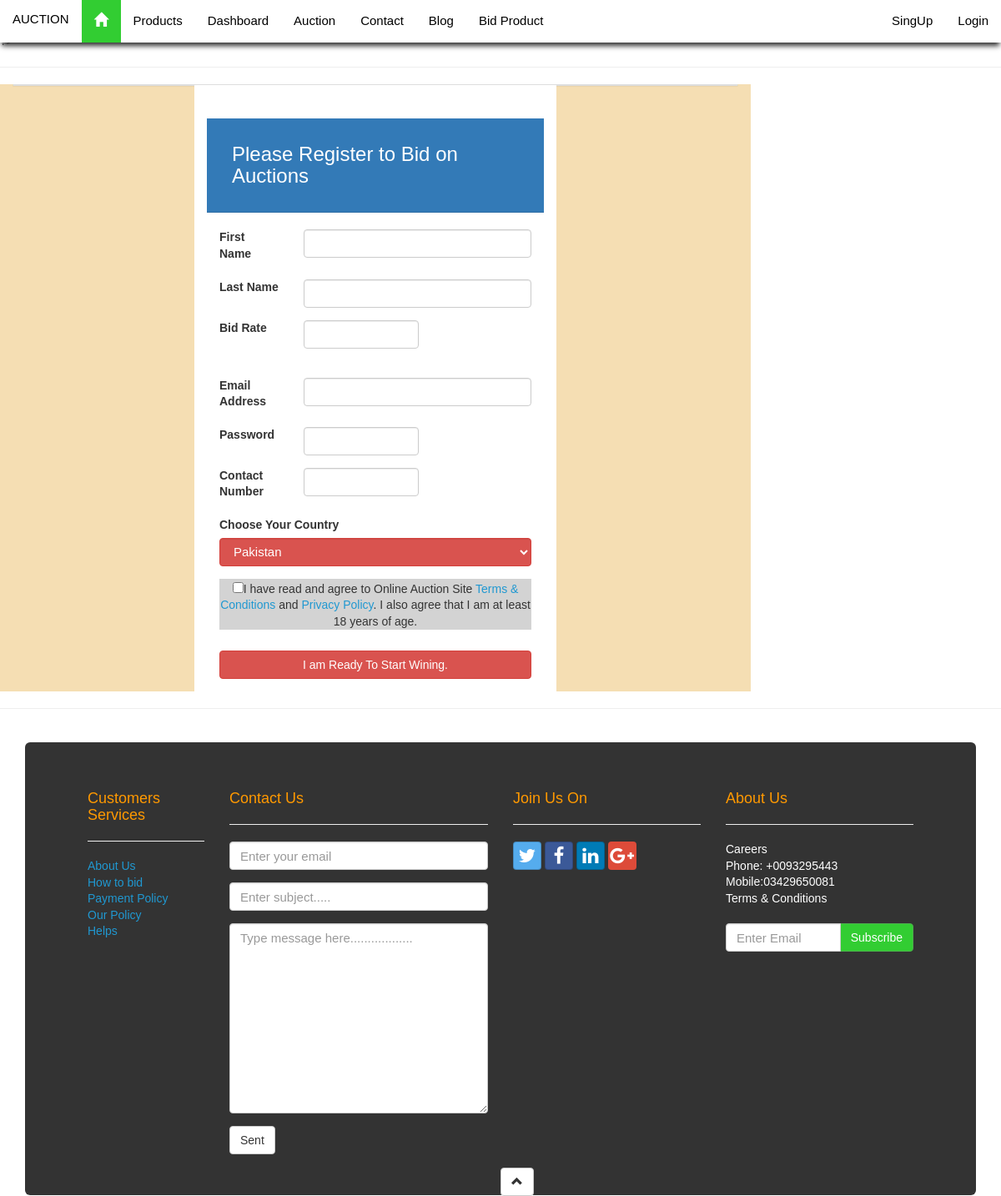
Page /bid_now.php?id=uzair@gmail.com on the earlier database version.
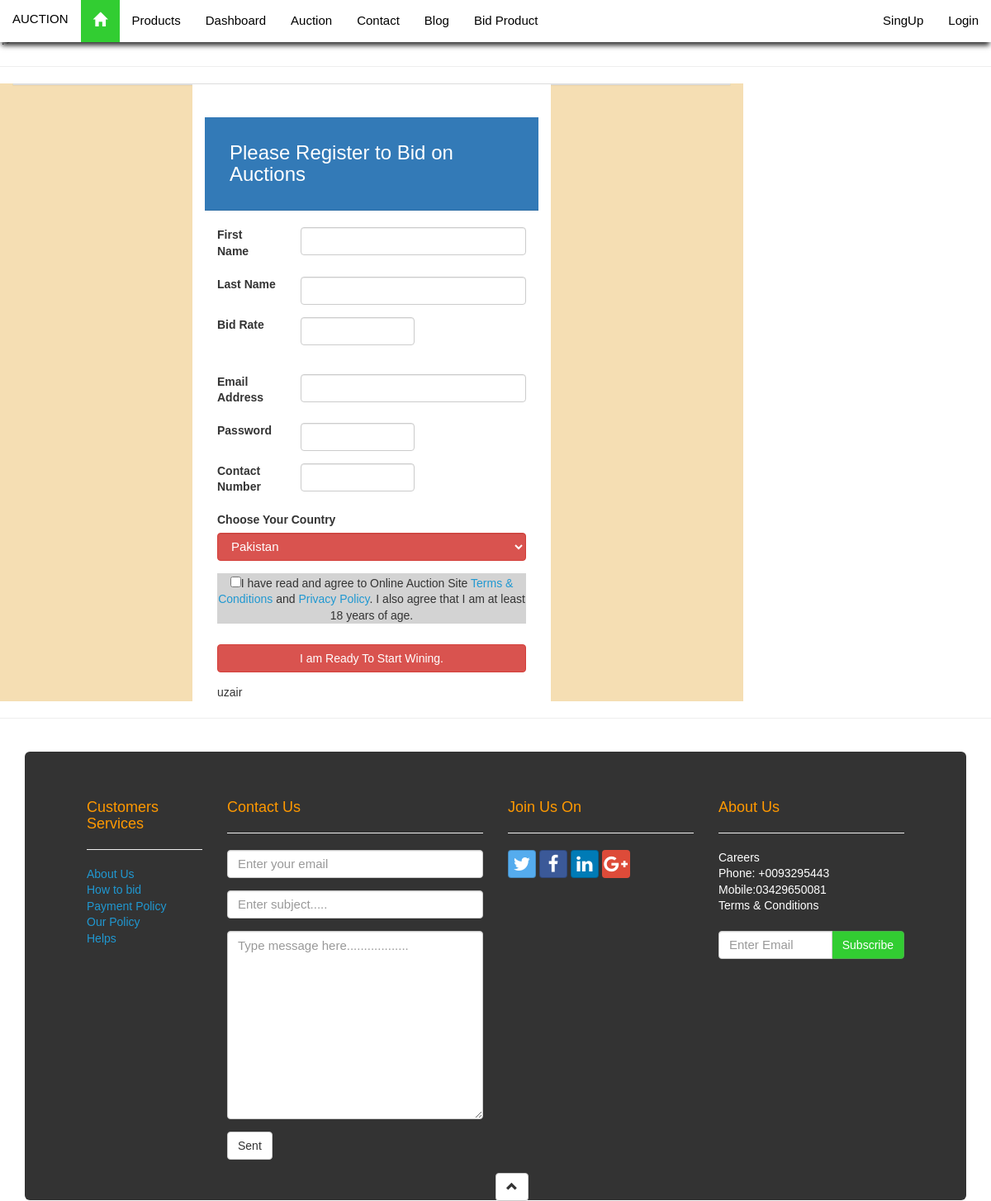
Same page on the later database version.
### tables this page shows
CREATE TABLE IF NOT EXISTS `bid_product` (
  `id` int(100) NOT NULL,
  `name` text NOT NULL,
  `email` varchar(100) NOT NULL,
  `contact_number` int(200) NOT NULL,
  `product_name` text NOT NULL,
  `product_image` varchar(100) NOT NULL,
  `product_descreption` text NOT NULL,
  `city` varchar(200) NOT NULL,
  `country` text NOT NULL,
  `product_category` text NOT NULL,
  `start_date` date NOT NULL,
  `end_date` date NOT NULL,
  `bedding_rate` int(100) NOT NULL,
  `status` text NOT NULL
);

### bid_now.php (the view, shortened to what this page needs)
<!DOCTYPE html>
<link rel="stylesheet" type="text/css" href="css/customize.css">
<html>
<head>
<?php require_once 'parts/header.php'; ?>
</head>
<body>
<?php require_once 'parts/nav.php';?>
<hr>
<container>
<div class="col-lg-9" style="background:wheat;">
  <div class="panel panel-default" style="background:yellow;">
   <div class="col-lg-6 col-lg-offset-3 " style="background:white" >
<div class="page-header btn-primary" style="padding:30px;"><h3>Please Register to Bid on Auctions</h3></div>
<div class="container-fluid">
   <form method="post" name="firm">
  <div class="form-group row">
    <label for="inputEmail3" class="col-sm-3 form-control-label">First Name</label>
    <div class="col-sm-9">
      <input type="text" class="form-control" name="first_name" id="inputEmail3" required>
    </div>
  </div>
  <div class="form-group row">
    <label for="inputEmail3" class="col-sm-3 form-control-label">Last Name</label>
    <div class="col-sm-9">
      <input type="text" class="form-control" name="last_name"  id="inputEmail3" required >
    </div>
  </div>
   <div class="form-group row">
    <label for="inputPassword3" class="col-sm-3 form-control-label">Bid Rate</label>
    <div class="col-sm-5">
      <input type="number" class="form-control" id="bid_rate" name="bid_rate" id="inputPassword3" required >
    </div>
  </div>
    <div class="bid_low "></div>
 <div class="form-group row">
    <label for="inputEmail3" class="col-sm-3 form-control-label">Email Address</label>
    <div class="col-sm-9">
      <input type="email" class="form-control" name="email"id="inputEmail3" required >
    </div>
  </div>
   <div class="form-group row">
    <label for="inputPassword3" class="col-sm-3 form-control-label">Password</label>
    <div class="col-sm-5">
      <input type="password" class="form-control" name="password" id="inputPassword3" required >
    </div>
  </div>
   <div class="form-group row">
    <label for="inputPassword3" class="col-sm-3 form-control-label">Contact Number</label>
    <div class="col-sm-5">
      <input type="number" class="form-control" name="contact" id="inputPassword3" required >
    </div>
  </div>
  <div class="form-group" >
  <label for="country">Choose Your Country </label>
           <select class="form-control btn-danger" name="country" style="font-size:15px;" id="country" name="table_type" required>
            <option><bolder>Pakistan</bolder></option>
           </select>
           </div>
    <div class="form-group" style="background:lightgrey;">
   <div class="text-center">
      <input type="checkbox" name="conformation" id="agree" value="agree">I have read and agree to Online Auction Site <a href="">Terms & Conditions</a> and <a href="">Privacy Policy</a>.
       I also agree that I am at least 18 years of age.</p>
     </div>
    </div>
    <div class="id" style="height:10px;"></div>
    <div class="form-group">
               <input type="submit" name="submit"  id="submit" value="I am Ready To Start Wining." class="btn btn-block btn-danger"></td></center>
  </div>
</form>
    <?php
     include('connect.php');
  $product_name=$_GET['id'];
       $q8=mysqli_query($con, "select * FROM bid_product where email='$product_name'");
   while($adc=mysqli_fetch_array( $q8)){
    echo $adc['name'];
   }
  ?>
</div>
 </div>
  </div>
</div>
</container>
<hr>
<div class="container padding-top">
<?php require_once 'parts/footer.php';?>
</body>
</html>

### parts/header.php (shortened to what this page needs)
<link rel="stylesheet" type="text/css" href="css/bootstrap.min.css">
<link rel="stylesheet" type="text/css" href="css/hover-min.css">
 <link rel="stylesheet" type="text/css" href="css/demo-page.css">
<link rel="stylesheet" type="text/css" href="font-awesome/bootstrap-social.css">
<link rel="stylesheet" type="text/css" href="font-social/css/font-awesome.min.css">
<link rel="stylesheet" type="text/css" href="css/customize.css">

### parts/nav.php (shortened to what this page needs)
?><nav class="navbar navbar-default change navbar-fixed-top" role="navigation">
<div class="container-fluid">
        <div class="navbar-header">
 <a href="index.php" class="navbar-brand">AUCTION</a>
    </div>
    <div class="collapse navbar-collapse" id="shakilkhan">
	<ul class="nav navbar-nav target">
	<li class="active"><a href="index.php" class="nav"><span class="glyphicon glyphicon-home"></span></a></li>
	<li><a href="#">Products</a></li>
	<li><a href="user/user_dashboard.php">Dashboard</a></li>
	<li><a href="#">Auction</a></li>
	<li><a href="#">Contact</a></li>
	<li><a href="#">Blog</a></li>
<?php
	echo '<li><a href="user/bid_product.php?email= $email">Bid Product</a></li>
	';
	?>
</ul>
<ul class="nav navbar-nav navbar-right">
<?php
if(isset($_SESSION['email']) && isset($_SESSION['name']))
{
	get_image();
}
else
{
	if(isset($_SESSION['email'])){
	echo "<li><a href='user/logout.php'>Logout</a></li>";;
	}else{
	echo "<li><a href='./user/user_registere.php'>SingUp</a></li>
	<li><a href='user/user_login.php'>Login</a></li>";
	}
	}
?>
</ul>
</div>
</nav>

### parts/footer.php (shortened to what this page needs)
<div class="jumbotron jumbo-footer">
	<div class="container">
	<div class="row">
	<div class="col-md-2">
	<h4 class="heading">Customers Services</h4><hr>
		<a href="#">About Us</a><br>
		<a href="#">How to bid</a><br>
		<a href="#">Payment Policy</a><br>
		<a href="#">Our Policy</a><br>
		<a href="#">Helps</a>
	</div>
	<div class="col-md-4">
	<h4 class="heading">Contact Us</h4><hr>
		<form role="form">
		<div class="form-group">
			<input type="text" class="form-control" placeholder="Enter your email">
		</div>
		<div class="form-group">
		<input type="text" class="form-control" placeholder="Enter subject.....">
		</div>
		<div class="form-group">
		<textarea class="form-control" rows="10" cols="30" placeholder="Type message here.................."></textarea>
		</div>
		<button type="button" class="btn btn-default hvr-buzz">Sent</button>
		</form>
	    </div>
       <div class="col-md-3">
	   <h4 class="heading">Join Us On</h4><hr>
      <a class="btn btn-social-icon btn-twitter change-twitter">
    <span class="fa fa-twitter"></span>
  </a>
     <a href="#" class="btn btn-social-icon btn-facebook change-facebook">
     	<span class="fa fa-facebook"></span>
     </a>
          <a href="#" class="btn btn-social-icon btn-linkedin change-linkedin">
     	<span class="fa fa-linkedin"></span>
     </a>
           <a href="#" class="btn btn-social-icon btn-google-plus change-google">
     	<span class="fa fa-google-plus"></span>
     </a>
    </div>
     <div class="col-md-3">
     	<h4 class="heading">About Us</h4><hr>
     	Careers<br>
     	Phone: +0093295443<br>
     	Mobile:03429650081<br>
     	Terms & Conditions<br><br>
     	<form action="">
     		<div class="form-group">
     			<div class="input-group">
     				<input type="text" class="form-control" placeholder="Enter Email ">
     				<div class="input-group-btn">
     				<input type="button" value="Subscribe" class="btn btn-success" >
     			</div>
     			</div>
     		</div>
     	</form>
     </div>
     <div class="row">
     	<div class="col-md-12 text-center">
     		<a href="#"><button type="button" class="btn btn-default go-top"><span class="glyphicon glyphicon-chevron-up"></span></button></a>
     	</div>
     </div>
	</div>
</div>

### css/customize.css (style rules this page uses)
.padding-top { padding-top: 20px; }
.jumbotron { background-color: #333333; color: white; }
.active a { font-size: 17px !important; background: LimeGreen !important; color: white !important; }
.heading { color: #ff9900; }
.change-twitter { color: white; background-color: #55ACEE; }
.change-facebook { color:white; background-color: #3B5998; }
.change-linkedin { color: white; background-color: #007BB6; }
.change-google { color: white; background-color: #DD4B39; }
.change { background-color:white !important; color: black !important; border: none; border-radius: 0px; -webkit-border-radius: 0px; -moz-border-radius: 0px; -o-border-radius: 0px; box-shadow: 0 6px 6px -2px #333; -webkit-box-shadow: 0 6px 6px -2px #333; -moz-box-shadow: 0 6px 6px -2px #333; -o-box-shadow: 0 6px 6px -2px #333 }
.change a { color: black !important; font-family: Verdana,Geneva,sans-serif; font-size: 15px; font-style: normal; font-variant: normal; font-weight: 400; line-height: 16.5px; }
.btn-success { background-color: limegreen; }
.go-top { position: absolute; bottom: -49px; }
.glyphicon-home { color: white; }
.jumbo-footer { margin-bottom: 0px; }
.bid_low { padding-left:110px; padding-bottom: 20px; color:red; }

### css/demo-page.css (style rules this page uses)
body { margin: 0; padding: 40px 0 0 0; font-family: sans-serif; color: #333; line-height: 140%; }
a { color: #2098D1; text-decoration: none; }
h3 { margin: 0; }

Differences in the rows shown:
added bid_product: name "uzair"
